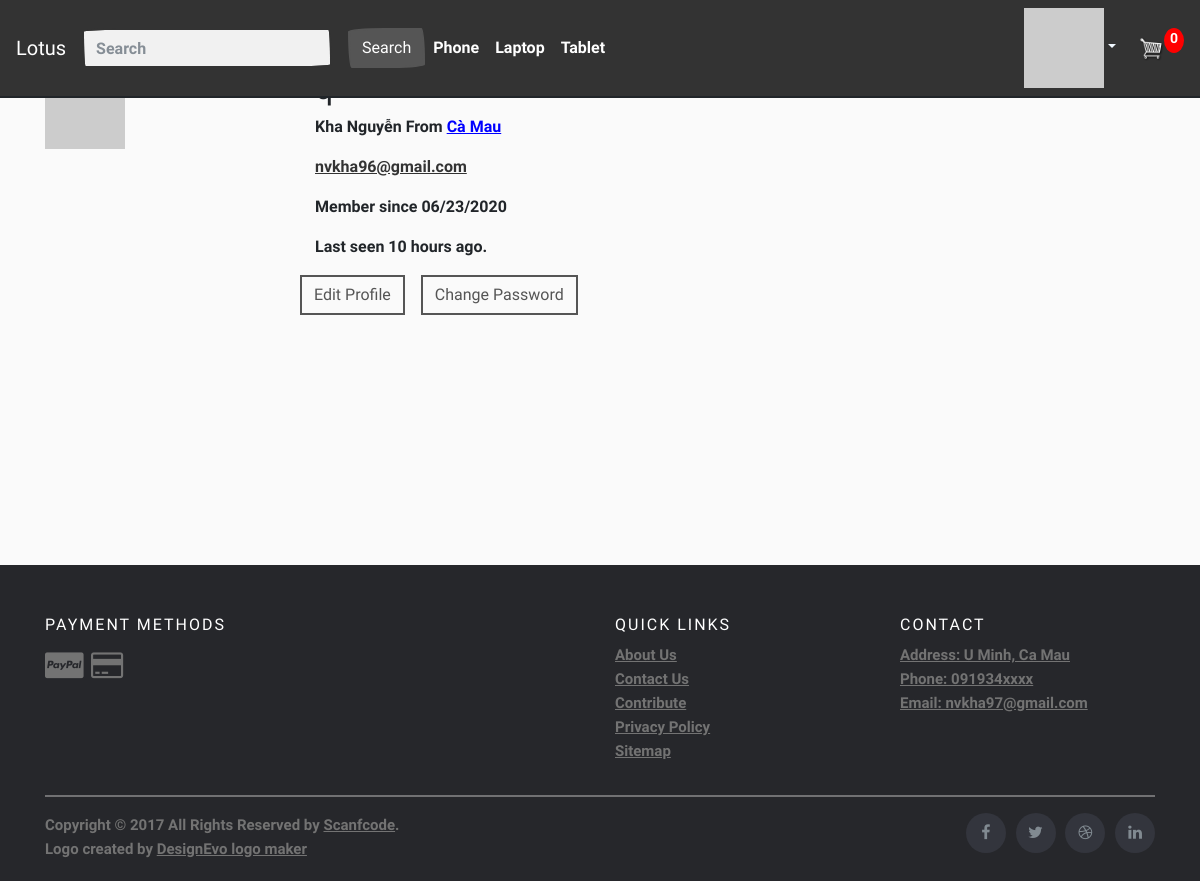
Page /user/q (signed in) on the committed database.
### tables this page shows
CREATE TABLE "users" (
	"id"	INTEGER NOT NULL,
	"username"	varchar(255) NOT NULL,
	"hash"	TEXT NOT NULL,
	"email"	varchar(255) NOT NULL UNIQUE,
	"confirm"	BOOLEAN NOT NULL DEFAULT 0,
	"realname"	nvarchar(255),
	"location"	nvarchar(255),
	"member_since"	DATETIME,
	"last_seen"	DATETIME,
	"about_me"	TEXT,
	"image"	TEXT,
	"role"	BOOLEAN DEFAULT 1,
	PRIMARY KEY("id" AUTOINCREMENT)
);

### app.py (the view)
@app.route('/user/<username>')
@login_required
def user(username):
    dataCart = CartData()
    user = db.execute("SELECT * FROM users WHERE username=?", username)
    last_seen = datetime.strptime(user[0]["last_seen"], '%Y-%m-%d %H:%M:%S')
    member_since = datetime.strptime(user[0]["member_since"], '%Y-%m-%d %H:%M:%S')
    return render_template("user.html", user=user[0], last_seen=last_seen, member_since=member_since, numberCart=dataCart["numberItem"])

### app.py (called while the page is built)
@app.after_request
def after_request(response):
    response.headers["Cache-Control"] = "no-cache, no-store, must-revalidate"
    response.headers["Expires"] = 0
    response.headers["Pragma"] = "no-cache"
    return response

@app.before_request
def before_request():
  if session.get("user_id"):
      db.execute("UPDATE users SET last_seen=? WHERE id=?", datetime.utcnow(), session["user_id"])

### helpers.py (called while the page is built)
def login_required(f):
    @wraps(f)
    def decorated_function(*args, **kwargs):
        if session.get("user_id") is None:
            return redirect("/login")
        return f(*args, **kwargs)
    return decorated_function

def gravatar(email, size=100, default='identicon', rating='g'):
    url = 'http://www.gravatar.com/avatar'
    hash = hashlib.md5(email.encode('utf-8')).hexdigest()
    return '{url}/{hash}?s={size}&d={default}&r={rating}'.format(
        url=url, hash=hash, size=size, default=default, rating=rating)

def CartData():
    if session.get("user_id"):
        try:
            order = db.execute("SELECT * FROM orders WHERE user_id=? AND complete=?", session.get("user_id"), 0)
            order_detail = db.execute("SELECT * FROM order_detail WHERE order_id=?", order[0]['id'])
            numberItem = int(len(order_detail))
            total = db.execute("SELECT SUM(price * quantity) FROM order_detail WHERE order_id=?", order[0]['id'])
        except:
            order_detail = None
            numberItem = 0
            total = 0
        return {"items": order_detail, "numberItem": numberItem, "total": total}
    else:
        cookieData = cookieCart()
        return {"items": cookieData['items'], "numberItem": cookieData['numberItem'], "total": cookieData['total']}

def getAllNameProduct():
    all_products = db.execute("SELECT * FROM products")
    list_product_name = ""
    for product in all_products:
        list_product_name += product["name"] + ","
    return list_product_name

### templates/user.html (shortened to what this page needs)
{% extends 'main.html' %}
{% block content %}
    <div class="row">
        <div class="col-lg-3">
            {% if user.image %}
                <img width="230" height="250" class="img-rounded profile-thumbnail mr-2" src="{{ url_for('static', filename='/product_image/' + user.image) }}">
            {% else %}
                <img class="img-rounded profile-thumbnail mr-2" src="{{ gravatar(email=user.email, size=230) }}">
            {% endif %}
        </div>
        <div class="col-lg-99">
            <h2>{{ user.username }}</h2>
            {% if user.username or user.location %}
            <p>
                {% if user.realname %}{{ user.realname }}{% endif %}
                {% if user.location %}
                From <a style="color: blue;" href="http://maps.google.com/?q={{ user.location }}">
                {{ user.location }}
                </a>
                {% endif %}
            </p>
            <p><a href="mailto:{{ user.email }}">{{ user.email }}</a></p>
            <p>Member since {{ moment(member_since).format('L') }}</p>
            <p>Last seen {{ moment(last_seen).fromNow() }}.</p>
            {% endif %}
            {% if session.username == user.username %}
            <div class="row">
                <a href="{{  url_for('edit_profile') }}" class="btn btn-outline-secondary rounded-0 mr-3">Edit Profile</a>
                <a href="{{  url_for('change_password') }}" class="btn btn-outline-secondary rounded-0">Change Password</a>
            </div>
            {% endif %}
        </div>
    </div>
{% endblock content %}
{% block footer %}
    <footer class="site-footer">
        <div class="container">
        <div class="row">
            <div class="col-sm-12 col-md-6">
            <h6>PAYMENT METHODS</h6>
            <div class="icon-container">
                <i class="fa fa-cc-paypal"></i>
                <i class="fa fa-credit-card" aria-hidden="true"></i>
            </div>
            </div>
            <div class="col-xs-6 col-md-3">
            <h6>Quick Links</h6>
            <ul class="footer-links">
                <li><a href="http://scanfcode.com/about/">About Us</a></li>
                <li><a href="http://scanfcode.com/contact/">Contact Us</a></li>
                <li><a href="http://scanfcode.com/contribute-at-scanfcode/">Contribute</a></li>
                <li><a href="http://scanfcode.com/privacy-policy/">Privacy Policy</a></li>
                <li><a href="http://scanfcode.com/sitemap/">Sitemap</a></li>
            </ul>
            </div>
            <div class="col-xs-6 col-md-3">
            <h6>CONTACT</h6>
            <ul class="footer-links">
                <li><a href="#">Address: U Minh, Ca Mau</a></li>
                <li><a href="#">Phone: 091934xxxx</a></li>
                <li><a href="#">Email: nvkha97@gmail.com</a></li>
            </ul>
            </div>
        </div>
        <hr>
        </div>
        <div class="container">
        <div class="row">
            <div class="col-md-8 col-sm-6 col-xs-12">
            <p class="copyright-text">Copyright &copy; 2017 All Rights Reserved by
        <a href="#">Scanfcode</a>.
            </p>
            Logo created by <a href="https://www.designevo.com/logo-maker/" title="Free Online Logo Maker">DesignEvo logo maker</a>
            </div>
            <div class="col-md-4 col-sm-6 col-xs-12">
            <ul class="social-icons">
                <li><a class="facebook" href="#"><i class="fa fa-facebook"></i></a></li>
                <li><a class="twitter" href="#"><i class="fa fa-twitter"></i></a></li>
                <li><a class="dribbble" href="#"><i class="fa fa-dribbble"></i></a></li>
                <li><a class="linkedin" href="#"><i class="fa fa-linkedin"></i></a></li>
            </ul>
            </div>
        </div>
        </div>
    </footer>
{% endblock %}

### static/css/main.css (style rules this page uses)
body { background-color: hsl(0, 0%, 98%); padding-top: 45px; }
footer { padding-top: 250px; }

### static/css/footer.css (style rules this page uses)
.site-footer { background-color:#26272b; padding:45px 0 20px; font-size:15px; line-height:24px; color:#737373; }
.icon-container { margin-bottom: 20px; padding: 7px 0; font-size: 30px; }
.site-footer hr { border-top-color:#bbb; opacity:0.5 }
.site-footer h6 { color:#fff; font-size:16px; text-transform:uppercase; margin-top:5px; letter-spacing:2px }
.site-footer a { color:#737373; }
.footer-links { padding-left:0; list-style:none }
.footer-links li { display:block }
.footer-links a { color:#737373 }
.site-footer .social-icons { text-align:right }
.site-footer .social-icons a { width:40px; height:40px; line-height:40px; margin-left:6px; margin-right:0; border-radius:100%; background-color:#33353d }
.copyright-text { margin:0 }
.social-icons { padding-left:0; margin-bottom:0; list-style:none }
.social-icons li { display:inline-block; margin-bottom:4px }
.social-icons a { background-color:#eceeef; color:#818a91; font-size:16px; display:inline-block; line-height:44px; width:44px; height:44px; text-align:center; margin-right:8px; border-radius:100%; -webkit-transition:all .2s linear; -o-transition:all .2s linear; transition:all .2s linear }

### rows in the picture
users: realname "Kha Nguyễn", location "Cà Mau", email "nvkha96@gmail.com"

### other values in the picture
{{ numberCart }} "0"
{{ moment(member_since).format('L') }} "06/23/2020"
{{ moment(last_seen).fromNow() }} "10 hours ago"
